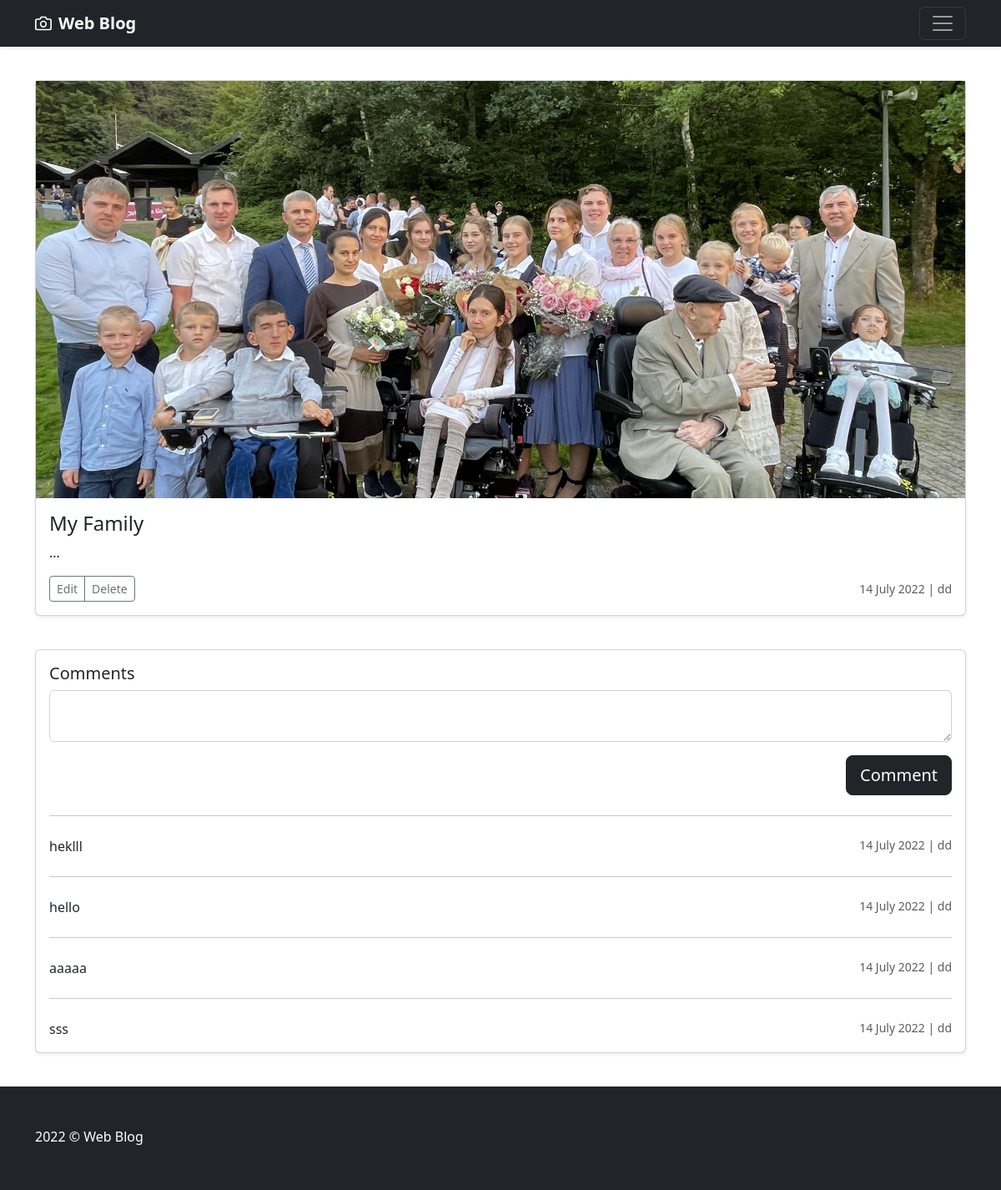
/post/1/ (signed in), run on the app's committed database.
### web_blog/models.py (models this page shows, shortened)
class Post(db.Model):
    id = db.Column(db.Integer, primary_key=True)
    title = db.Column(db.String(100), nullable=False)
    date_posted = db.Column(db.DateTime, nullable=False,
                            default=datetime.utcnow)
    content = db.Column(db.Text, nullable=False)
    user_id = db.Column(db.Integer, db.ForeignKey('user.id'),
                        nullable=False)
    image_file = db.Column(db.String(50), nullable=False,
                           default='default_post.png')
    posts = db.relationship('Comment', backref='author', lazy=True)

class User(db.Model, UserMixin):
    id = db.Column(db.Integer, primary_key=True)
    username = db.Column(db.String(20), unique=True, nullable=False)
    email = db.Column(db.String(100), unique=True, nullable=False)
    image_file = db.Column(db.String(50), nullable=False,
                           default='default.png')
    password = db.Column(db.String(60), nullable=False)
    posts = db.relationship('Post', backref='author', lazy=True)

class Comment(db.Model):
    id = db.Column(db.Integer, primary_key=True)
    created_at = db.Column(db.DateTime, nullable=False,
                           default=datetime.utcnow)
    content = db.Column(db.Text, nullable=False)
    user_id = db.Column(db.Integer, db.ForeignKey('user.id'),
                        nullable=False)
    post_id = db.Column(db.Integer, db.ForeignKey('post.id'),
                        nullable=False)

### web_blog/posts/routes.py (the view, shortened to what this page needs)
@posts.route('/post/<int:post_id>/', methods=['GET', 'POST'])
def post(post_id):
    post = Post.query.get_or_404(post_id)
    author = User.query.get_or_404(post.user_id)
    context = {}
    if current_user.is_authenticated:
        comments = Comment.query.filter_by(post_id=post.id).order_by(Comment.created_at.desc()).all()
        form = CommentForm()
        context['comments'] = comments
        context['form'] = form
    context['post'] = post
    context['author'] = author
    context['title'] = post.title
    return render_template('posts/post.html', **context)

### web_blog/posts/forms.py
class CommentForm(FlaskForm):
    content = TextAreaField('Content', validators=[DataRequired()])
    submit = SubmitField('Comment')

### web_blog/models.py (called while the page is built)
@login_manager.user_loader
def load_user(user_id):
    return User.query.get(int(user_id))

### web_blog/templates/posts/post.html (shortened to what this page needs)
{% extends 'layout.html' %}
{% block content %}
<div class="container">
    <div class="col-lg-12" style="min-height: 90vh; margin-top: 5vh; margin-bottom: 5vh;">
        <div class="col">
            <div class="card shadow-sm">
                <img class="post-pic"
                     src="{{ url_for('static', filename='post_pics/' + post.image_file) }}"
                     height="500px">
                <div class="card-body">
                    <h4 class="h4">{{ post.title }}</h4>
                    <p class="card-text">
                        {{ post.content }}
                    </p>
                    <div class="d-flex justify-content-between align-items-center">
                        <div class="btn-group">
                            {% if current_user.is_authenticated and current_user.id == post.user_id %}
                                <a href="{{ url_for('posts.update_post', post_id=post.id) }}"
                                   class="btn btn-sm btn-outline-secondary">Edit</a>
                                <a href="{{ url_for('posts.delete_post', post_id=post.id) }}"
                                   class="btn btn-sm btn-outline-secondary">Delete</a>
                            {% endif %}
                        </div>
                        <small class="text-muted">{{ post.date_posted.strftime('%d %B %Y') }} | {{ author.username }}</small>
                    </div>
                </div>
            </div>
        </div>
        {% if current_user.is_authenticated %}
            <div class="col" style="margin-top: 5vh;">
                <div class="card shadow-sm">
                    <div class="card-body">
                        <h5 class="card-title">Comments</h5>
                        <form class="needs-validation" method="POST" action="" enctype="multipart/form-data">
                            <div class="row g-3">
                                <div class="col-sm-12">
                                    {% if form.content.errors %}
                                        {{ form.content(class='form-control') }}
                                        {% for error in form.content.errors %}
                                            {{ form.content(class='form-control') }}
                                            <div class="invalid-feedback">
                                                {{ error }}
                                            </div>
                                        {% endfor %}
                                    {% else %}
                                        {{ form.content(class='form-control') }}
                                    {% endif %}
                                </div>
                                <div class="col-sm-12 justify-content-end d-flex">
                                    {{ form.submit(class='btn btn-dark btn-lg') }}
                                </div>
                            </div>
                        </form>
                        {% for comment in comments %}
                            <hr class="my-4">
                            <div class="col-sm-12 d-flex justify-content-between">
                                {{ comment.content }}
                                <small class="text-muted">
                                    {{ comment.created_at.strftime('%d %B %Y') }} | {{ comment.author.author.username }}
                                </small>
                            </div>
                        {% endfor %}
                    </div>
                </div>
            </div>
        {% endif %}
    </div>
</div>
{% endblock %}

### web_blog/templates/layout.html (style rules this page uses)
body { height: 100vh; align-items: center; }
.post-pic { object-fit: cover; }

### data on the page
Post: image_file (picture), title "My Family", content "...", date_posted "14 July 2022"
User: username "dd"
Comment: content "heklll", created_at "14 July 2022", author.author.username "dd"
Comment: content "hello", created_at "14 July 2022", author.author.username "dd"
Comment: content "aaaaa", created_at "14 July 2022", author.author.username "dd"
Comment: content "sss", created_at "14 July 2022", author.author.username "dd"
